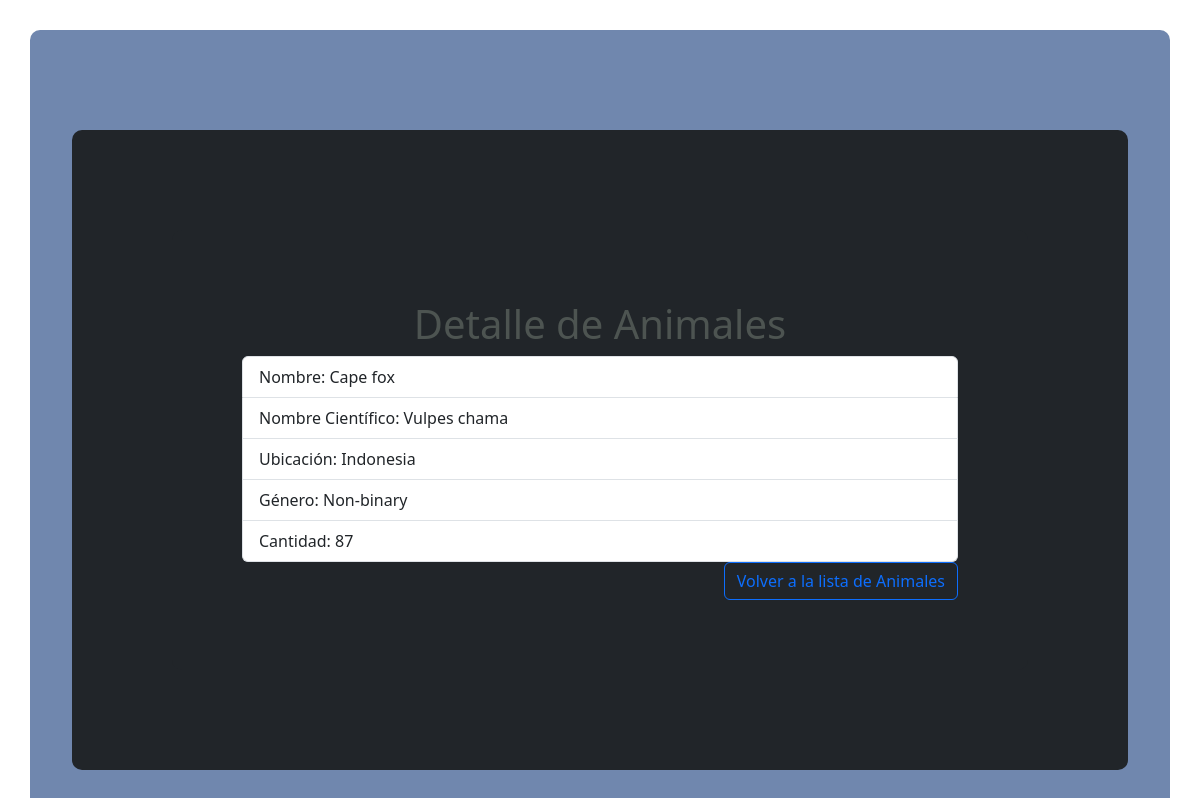
The app's page /read/8 with its own data.
### models/models.py (models this page shows, shortened)
class Animal(db.Model):
    __tablename__ = "animals"
    id = db.Column(db.Integer, primary_key=True)
    name = db.Column(db.String(50), nullable=False)
    cientific_name = db.Column(db.String(50), nullable=False)
    location = db.Column(db.String(50), nullable=False)
    gender = db.Column(db.String(50), nullable=False)
    count = db.Column(db.Integer, nullable=False)

### app.py (the view)
@app.route("/read/<animals_id>", methods=["GET", "POST"])
def read(animals_id):
    animals = Animal.query.filter_by(id=animals_id).first()  # Get a single animal
    return render_template('read.html', animal=animals)

### templates/read.html (shortened to what this page needs)
{% extends 'layout.html' %}
{% block main %}
{% if animal %}
<div>
  <div class="micolor">
   <h1 class="text-center">Detalle de Animales</h1>
   <ul class="list-group">
    <li class="list-group-item">Nombre: {{ animal.name }}</li>
    <li class="list-group-item">Nombre Científico: {{ animal.cientific_name }}</li>
    <li class="list-group-item">Ubicación: {{ animal.location }}</li>
    <li class="list-group-item">Género: {{ animal.gender }}</li>
    <li class="list-group-item">Cantidad: {{ animal.count }}</li>
   </ul>
   <div class="d-grid gap-2 d-md-flex justify-content-md-end" >
    <a href="/" type="button" class="btn btn-outline-primary" disabled>Volver a la lista de Animales</a>
</div>
  </div>
</div>
{% else %}
  <p>Animal not found!</p>
{% endif %}
{% endblock %}

### static/style/style.css (style rules this page uses)
.micolor { background-color: #212529; color: #4d5451; padding: 70px; margin: 30px; border-radius: 10px; }

### records on screen
Animal: name "Cape fox", cientific_name "Vulpes chama", location "Indonesia", gender "Non-binary", count "87"
